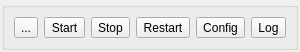
<?xml version="1.0" encoding="UTF-8"?>
<ui version="4.0">
 <class>ServiceWidget</class>
 <widget class="QWidget" name="ServiceWidget">
  <property name="geometry">
   <rect>
    <x>0</x>
    <y>0</y>
    <width>163</width>
    <height>46</height>
   </rect>
  </property>
  <property name="windowTitle">
   <string>Form</string>
  </property>
  <layout class="QHBoxLayout" name="horizontalLayout">
   <property name="spacing">
    <number>2</number>
   </property>
   <property name="margin">
    <number>2</number>
   </property>
   <item>
    <widget class="QGroupBox" name="serviceBox">
     <property name="title">
      <string/>
     </property>
     <property name="flat">
      <bool>false</bool>
     </property>
     <layout class="QHBoxLayout" name="horizontalLayout_2">
      <item>
       <widget class="QToolButton" name="toolButton">
        <property name="text">
         <string>...</string>
        </property>
       </widget>
      </item>
      <item>
       <widget class="QToolButton" name="startButton">
        <property name="toolTip">
         <string>Start Service</string>
        </property>
        <property name="statusTip">
         <string>Start Service</string>
        </property>
        <property name="text">
         <string>Start</string>
        </property>
        <property name="icon">
         <iconset resource="Resources.qrc">
          <normaloff>:/icons/service_start.png</normaloff>:/icons/service_start.png</iconset>
        </property>
       </widget>
      </item>
      <item>
       <widget class="QToolButton" name="stopButton">
        <property name="toolTip">
         <string>Stop Service</string>
        </property>
        <property name="statusTip">
         <string>Stop Service</string>
        </property>
        <property name="text">
         <string>Stop</string>
        </property>
        <property name="icon">
         <iconset resource="Resources.qrc">
          <normaloff>:/icons/service_stop.png</normaloff>:/icons/service_stop.png</iconset>
        </property>
       </widget>
      </item>
      <item>
       <widget class="QToolButton" name="restartButton">
        <property name="toolTip">
         <string>Restart Service</string>
        </property>
        <property name="statusTip">
         <string>Restart Service</string>
        </property>
        <property name="text">
         <string>Restart</string>
        </property>
        <property name="icon">
         <iconset resource="Resources.qrc">
          <normaloff>:/icons/service_restart.png</normaloff>:/icons/service_restart.png</iconset>
        </property>
       </widget>
      </item>
      <item>
       <widget class="QToolButton" name="configButton">
        <property name="minimumSize">
         <size>
          <width>0</width>
          <height>0</height>
         </size>
        </property>
        <property name="toolTip">
         <string>Edit Configuration File For Service</string>
        </property>
        <property name="statusTip">
         <string>Edit Configuration File For Service</string>
        </property>
        <property name="text">
         <string>Config</string>
        </property>
        <property name="icon">
         <iconset resource="Resources.qrc">
          <normaloff>:/icons/service_config.png</normaloff>:/icons/service_config.png</iconset>
        </property>
        <property name="toolButtonStyle">
         <enum>Qt::ToolButtonIconOnly</enum>
        </property>
       </widget>
      </item>
      <item>
       <widget class="QToolButton" name="logButton">
        <property name="toolTip">
         <string>View Log File For Service</string>
        </property>
        <property name="statusTip">
         <string>View Log File For Service</string>
        </property>
        <property name="text">
         <string>Log</string>
        </property>
        <property name="icon">
         <iconset resource="Resources.qrc">
          <normaloff>:/icons/service_log.png</normaloff>:/icons/service_log.png</iconset>
        </property>
       </widget>
      </item>
     </layout>
    </widget>
   </item>
  </layout>
  <action name="actionStart">
   <property name="icon">
    <iconset resource="Resources.qrc">
     <normaloff>:/icons/service_start.png</normaloff>:/icons/service_start.png</iconset>
   </property>
   <property name="text">
    <string>Start Service</string>
   </property>
   <property name="toolTip">
    <string>Start the service</string>
   </property>
  </action>
  <action name="actionStop">
   <property name="icon">
    <iconset resource="Resources.qrc">
     <normaloff>:/icons/service_stop.png</normaloff>:/icons/service_stop.png</iconset>
   </property>
   <property name="text">
    <string>Stop Service</string>
   </property>
   <property name="toolTip">
    <string>Stop the service</string>
   </property>
  </action>
  <action name="actionRestart">
   <property name="icon">
    <iconset resource="Resources.qrc">
     <normaloff>:/icons/service_restart.png</normaloff>:/icons/service_restart.png</iconset>
   </property>
   <property name="text">
    <string>Restart Service</string>
   </property>
   <property name="toolTip">
    <string>Restart the service</string>
   </property>
  </action>
  <action name="actionConfig">
   <property name="icon">
    <iconset resource="Resources.qrc">
     <normaloff>:/icons/service_config.png</normaloff>:/icons/service_config.png</iconset>
   </property>
   <property name="text">
    <string>Edit Config File</string>
   </property>
   <property name="toolTip">
    <string>Configure the service</string>
   </property>
  </action>
  <action name="actionLog">
   <property name="icon">
    <iconset resource="Resources.qrc">
     <normaloff>:/icons/service_log.png</normaloff>:/icons/service_log.png</iconset>
   </property>
   <property name="text">
    <string>View Log File</string>
   </property>
   <property name="toolTip">
    <string>View the service's log file</string>
   </property>
  </action>
 </widget>
 <resources>
  <include location="Resources.qrc"/>
 </resources>
 <connections/>
</ui>
